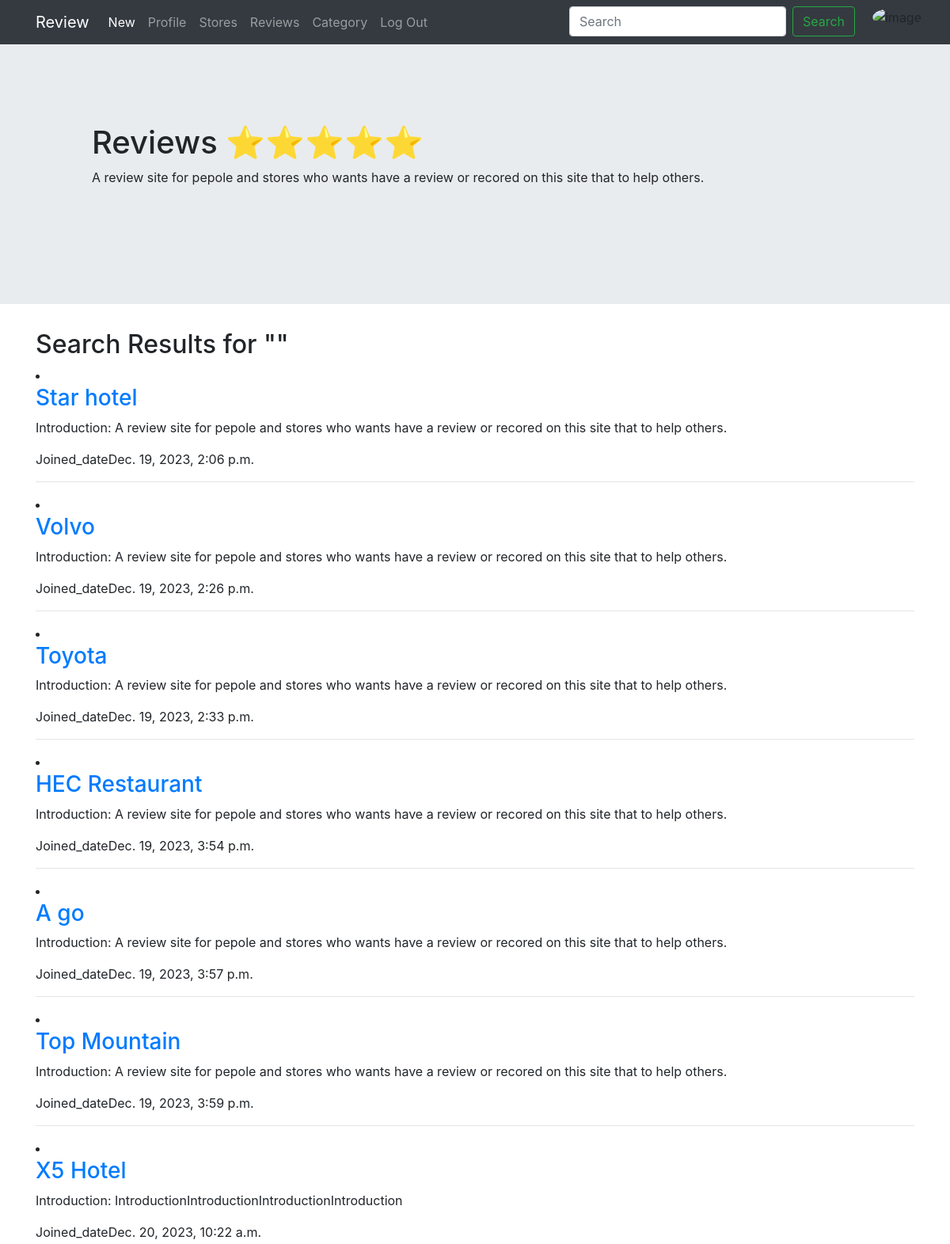
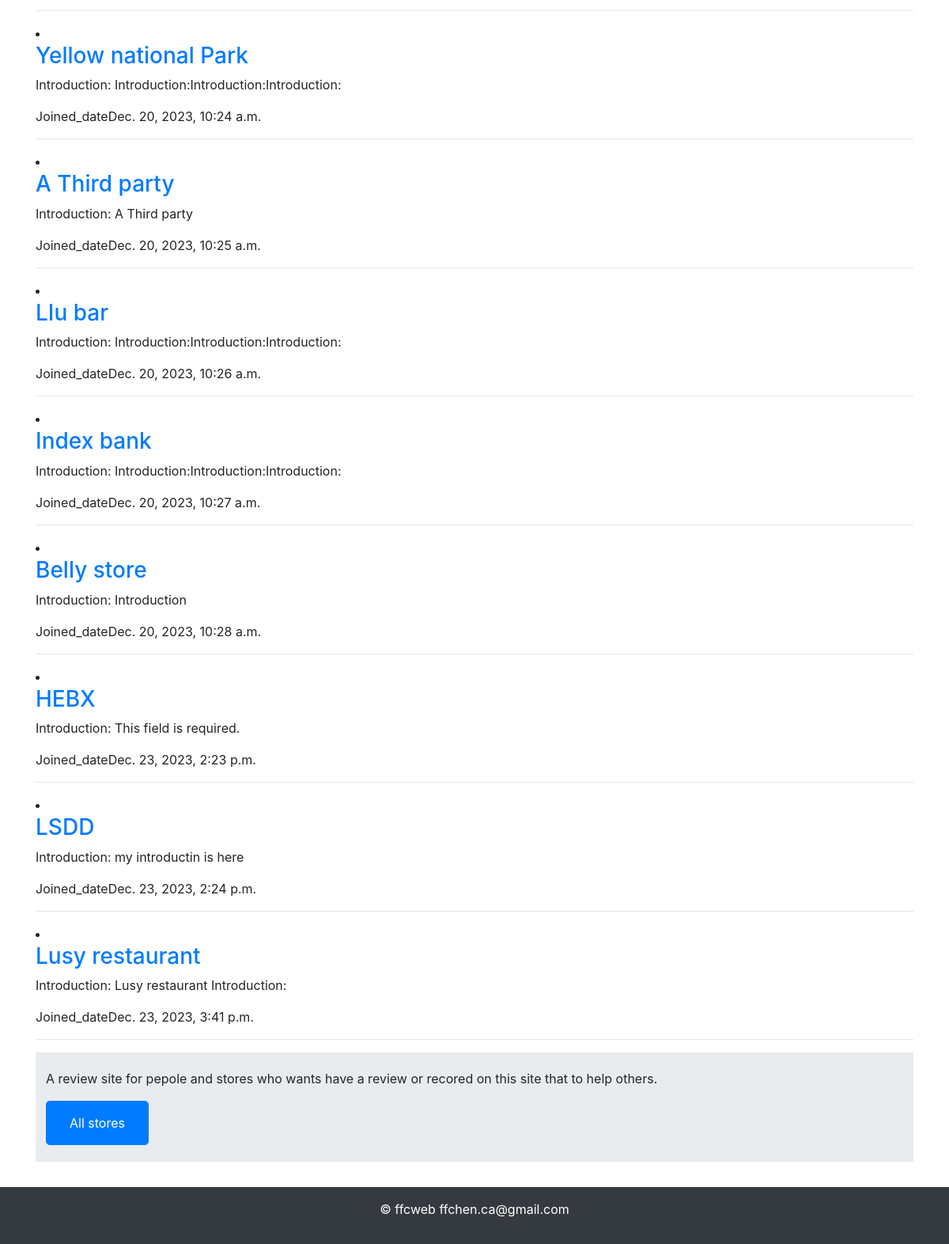
Screenshot of /rate/search_store/ (signed in) with the database file from the repository (2 pictures, top to bottom).
### rate/models.py (models this page shows, shortened)
class Store(models.Model):
    name = models.CharField(max_length=200)
    Joined_date = models.DateTimeField("date Joined")
    address = models.CharField(max_length=400)
    introduction = models.CharField(max_length=400)
    opening_time = models.TimeField()
    closing_time = models.TimeField()
    category = models.ForeignKey(Category, on_delete=models.SET_NULL, null=True, blank=True, related_name='store_categories')
    image_url = models.URLField(max_length=200, null=True, blank=True, default="")
    link_url = models.URLField(max_length=200, null=True, blank=True)
    star_rating = models.IntegerField(choices=[(1, '1 star'), (2, '2 stars'), (3, '3 stars'), (4, '4 stars'), (5, '5 stars')], default=1)

### rate/views.py (the view)
# urls.py: path('search_store/', search_store, name='search_store'),
def search_store(request):
    query = request.GET.get('q', '')
    results = Store.objects.filter(name__contains=query)
    context = {'results': results, 'query': query}
    return render(request, 'rate/search_results.html', context)

### rate/templates/rate/search_results.html (shortened to what this page needs)
{% extends "rate/layout.html" %} {% load static %} {% block body %}
{% block content %}
<div class="container">
    <h2>Search Results for "{{ query }}"</h2>
    {% for result in results %}
    <ur>
        <li><a href="{% url 'store_profile' result.id %}"><h3>{{ result.name }}</h3></a></li>
            <p>Introduction: {{ result.introduction }}</p>
            <p>Joined_date{{ result.Joined_date }}</p>
            <hr>
    </ur>
    {% endfor %}
    <div class="jumbotron jumbotron-fluid" style="padding:5px">
        <div class="container p-2 my-2 ">
        <p>A review site for pepole and stores who wants have a review or recored on this site
            that to help others.
        </p>
        <button type="button" class="btn btn-primary btn-lg">
            <a class="btn btn-primary" href= "{% url 'store_list' %}" role="button">All stores</a>
        </button>
        </div>
    </div>
</div>
{% endblock %} {% endblock %}

### rate/static/rate/styles.css (style rules this page uses)
.container { width: 100%; padding-right: 15px; padding-left: 15px; margin-right: auto; margin-left: auto; }
body { font-size: 16px; }

### rows the page displays
Store: name "Star hotel", introduction "A review site for pepole and stores who wants have a review or recored on this site that to help others.", Joined_date "Dec. 19, 2023, 2:06 p.m."
Store: name "Volvo", introduction "A review site for pepole and stores who wants have a review or recored on this site that to help others.", Joined_date "Dec. 19, 2023, 2:26 p.m."
Store: name "Toyota", introduction "A review site for pepole and stores who wants have a review or recored on this site that to help others.", Joined_date "Dec. 19, 2023, 2:33 p.m."
Store: name "HEC Restaurant", introduction "A review site for pepole and stores who wants have a review or recored on this site that to help others.", Joined_date "Dec. 19, 2023, 3:54 p.m."
Store: name "A go", introduction "A review site for pepole and stores who wants have a review or recored on this site that to help others.", Joined_date "Dec. 19, 2023, 3:57 p.m."
Store: name "Top Mountain", introduction "A review site for pepole and stores who wants have a review or recored on this site that to help others.", Joined_date "Dec. 19, 2023, 3:59 p.m."
Store: name "X5 Hotel", introduction "IntroductionIntroductionIntroductionIntroduction", Joined_date "Dec. 20, 2023, 10:22 a.m."
Store: name "Yellow national Park", introduction "Introduction:Introduction:Introduction:", Joined_date "Dec. 20, 2023, 10:24 a.m."
Store: name "A Third party", introduction "A Third party", Joined_date "Dec. 20, 2023, 10:25 a.m."
Store: name "LIu bar", introduction "Introduction:Introduction:Introduction:", Joined_date "Dec. 20, 2023, 10:26 a.m."
Store: name "Index bank", introduction "Introduction:Introduction:Introduction:", Joined_date "Dec. 20, 2023, 10:27 a.m."
Store: name "Belly store", introduction "Introduction", Joined_date "Dec. 20, 2023, 10:28 a.m."
Store: name "HEBX", introduction "This field is required.", Joined_date "Dec. 23, 2023, 2:23 p.m."
Store: name "LSDD", introduction "my introductin is here", Joined_date "Dec. 23, 2023, 2:24 p.m."
Store: name "Lusy restaurant", introduction "Lusy restaurant Introduction:", Joined_date "Dec. 23, 2023, 3:41 p.m."
